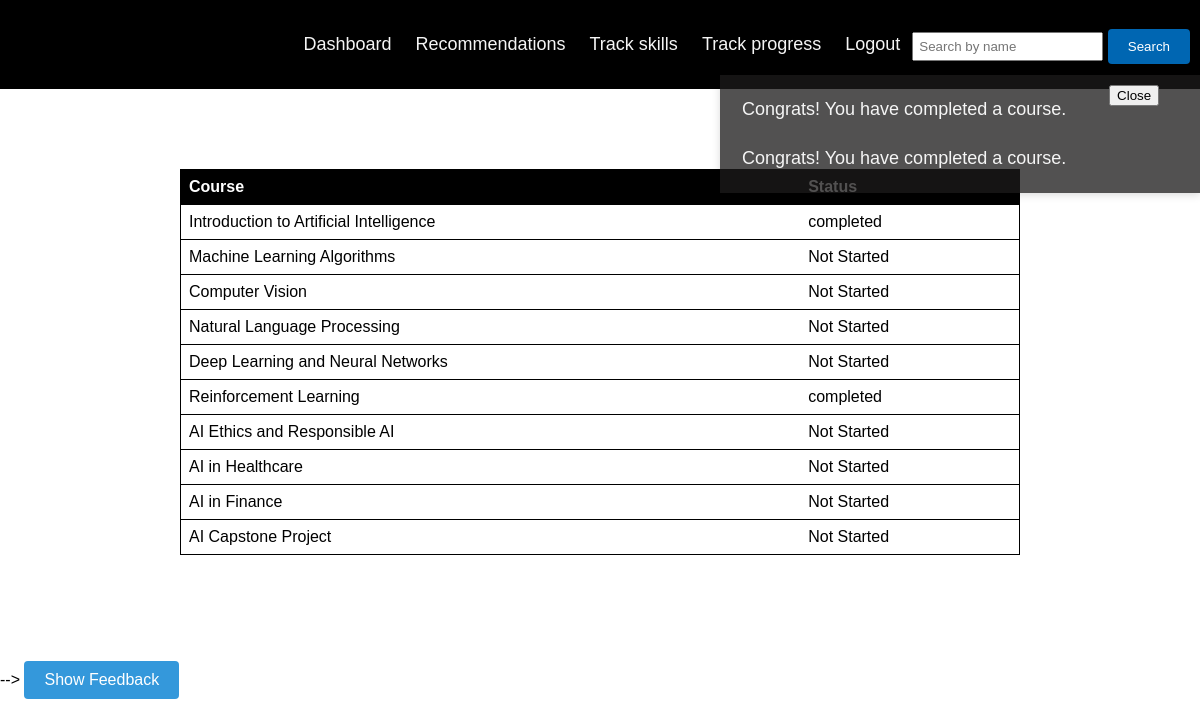
Screenshot of / (signed in) with the database file from the repository.
### tables this page shows
CREATE TABLE `course_names` (
  `id` int(11) NOT NULL,
  `course_name` varchar(255) DEFAULT NULL,
  `areas_of_interest` varchar(255) DEFAULT NULL
);

CREATE TABLE `user_courses` (
  `user_course_id` int(11) NOT NULL,
  `uname` varchar(20) DEFAULT NULL,
  `course_id` int(11) DEFAULT NULL,
  `status` varchar(20) DEFAULT NULL
);

### index.php (the view, shortened to what this page needs)
<!DOCTYPE html>
<html>
<head>
</head>
<body>
<?php
$db = mysqli_connect("localhost", "root", "", "profile_builder");
include 'mentee_header.php';
?>
<h1 style="text-align: center; color: white;">My To-Do List</h1>
<?php
if (isset($_SESSION["uname"])) {
  $uname = $_SESSION["uname"];
} else {
  header("Location: signup_mentee.php");
  exit;
}
$sql_interests = "SELECT areas_of_interest FROM mentee WHERE uname = '$uname'";
$result_interests = mysqli_query($db, $sql_interests);
$row_interests = mysqli_fetch_assoc($result_interests);
$areas_of_interest = $row_interests['areas_of_interest'];
$sql_courses = "SELECT id, course_name FROM course_names WHERE areas_of_interest = '$areas_of_interest'";
$result_courses = mysqli_query($db, $sql_courses);
if ($result_courses) {
  if (mysqli_num_rows($result_courses) > 0) {
    echo '<table>';
    echo '<tr><th>Course</th><th>Status</th></tr>';
    while ($row_courses = mysqli_fetch_assoc($result_courses)) {
      $id = $row_courses['id'];
      $sql_status = "SELECT status FROM user_courses WHERE uname = '$uname' AND course_id = $id";
      $result_status = mysqli_query($db, $sql_status);
      if (mysqli_num_rows($result_status) > 0) {
        $row_status = mysqli_fetch_assoc($result_status);
        $status = $row_status['status'];
      } else {
        $status = "Not Started";
      }
    echo '<tr><td>' . $row_courses['course_name'] . '</td><td>' . $status . '</td></tr>';
  }
  echo '</table>';
} else {
  echo '<p>No matching courses found.</p>';
}
}
?>
<br/>
    <h2 style="text-align: center; color: white;">Feedback from Mentor:</h2>-->
    <button id="feedbackButton" class="feedback-button" onclick="toggleFeedback()" style="margin-top: 20px; margin-bottom: 20px;">Show Feedback</button>
</body>
</html>

### index.php (style rules this page uses)
table { border-collapse: collapse; width: 70%; margin-left: auto; margin-right: auto; }
th, td { text-align: left; padding: 8px; }
th { background-color: black; color: white; }
tr { background-color: white; border: 1px solid black; }
body { padding-top : 500 px; padding-bottom : 500px; background-image: url("https://c4.wallpaperflare.com/wallpaper/83/667/620/blue-computer-backgrounds-wallpaper-preview.jpg"); background-position: center; background-size: 200% ; position: relative; font-family: sans-serif; }
.feedback-button { display: inline-block; padding: 10px 20px; background-color: #3498db; color: #fff; font-size: 16px; border: none; border-radius: 4px; cursor: pointer; transition: background-color 0.3s ease; }

### mentee_header.php (style rules this page uses)
* { box-sizing: border-box; }
body { margin: 0; font-family: Arial, Helvetica, sans-serif; }

### rows the page displays
course_names: course_name "Introduction to Artificial Intelligence", user_courses.status "completed"
course_names: course_name "Machine Learning Algorithms", status "Not Started"
course_names: course_name "Computer Vision", status "Not Started"
course_names: course_name "Natural Language Processing", status "Not Started"
course_names: course_name "Deep Learning and Neural Networks", status "Not Started"
course_names: course_name "Reinforcement Learning", user_courses.status "completed"
course_names: course_name "AI Ethics and Responsible AI", status "Not Started"
course_names: course_name "AI in Healthcare", status "Not Started"
course_names: course_name "AI in Finance", status "Not Started"
course_names: course_name "AI Capstone Project", status "Not Started"

### other values shown
$notification "Congrats! You have completed a course."
